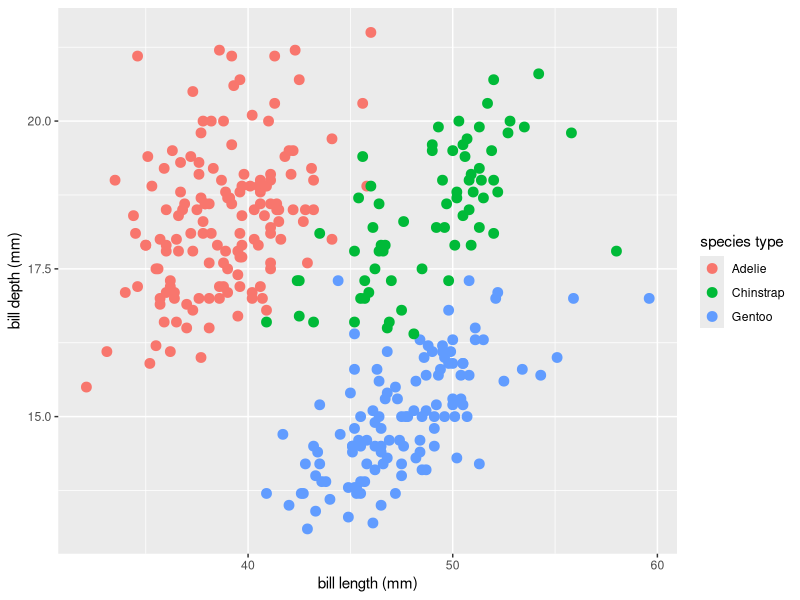

R code for this plot:
# Run this to load all necessary libraries
library(tidyverse)
# install.packages("palmerpenguins") # Run this if you can't load the palmerpenguins library
library(palmerpenguins)
pgs <- penguins %>% drop_na
# Run this to load all necessary libraries
library(tidyverse)
# install.packages("palmerpenguins") # Run this if you can't load the palmerpenguins library
library(palmerpenguins)
pgs <- penguins %>% drop_na
pgs %>%
  ggplot() +
  geom_point(aes(x = bill_length_mm, y = bill_depth_mm, color = species),
             size = 3, alpha = 1) +
  labs(x = "bill length (mm)",
       y = "bill depth (mm)",
       color = "species type")
